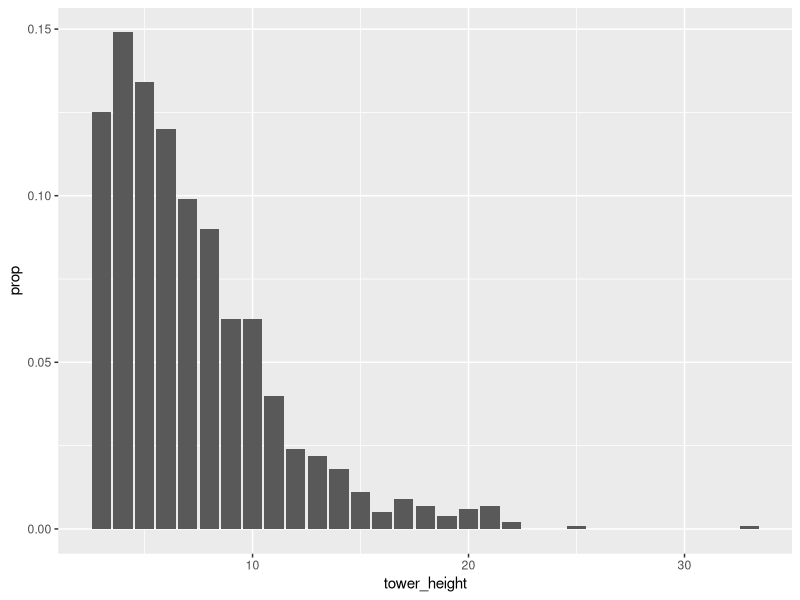

Reproduce this figure in R.
## ---- chunk 1
library(purrr)
library(ggplot2)

calc_next_brick_center <- function(previous_brick_center) {
  previous_brick_center + runif(n = 1, min = -0.5, max = 0.5)
}

are_bricks_above_balanced <- function(brick_center, brick_centers_above) {
  abs(brick_center - mean(brick_centers_above)) < 0.5
}

get_tower_top_level <- function(...){
  brick_centers <- c(0)
  is_tower_balanced <- TRUE

  while(is_tower_balanced) {
    next_brick_center <- calc_next_brick_center(tail(brick_centers, n = 1))

    brick_centers <- c(brick_centers, next_brick_center)

    bricks_count <- length(brick_centers)

    is_tower_balanced <- all(map2_lgl(
      brick_centers[-bricks_count],
      map(2:bricks_count, ~brick_centers[.:bricks_count]),
      are_bricks_above_balanced
    ))

  }

  length(brick_centers)
}
## ---- chunk 2
tower_heights <- map_int(1:1000, get_tower_top_level)

mean(tower_heights)

data.frame(tower_height = tower_heights) %>%
  ggplot(aes(x = tower_height, y = ..prop..)) +
  geom_bar()
